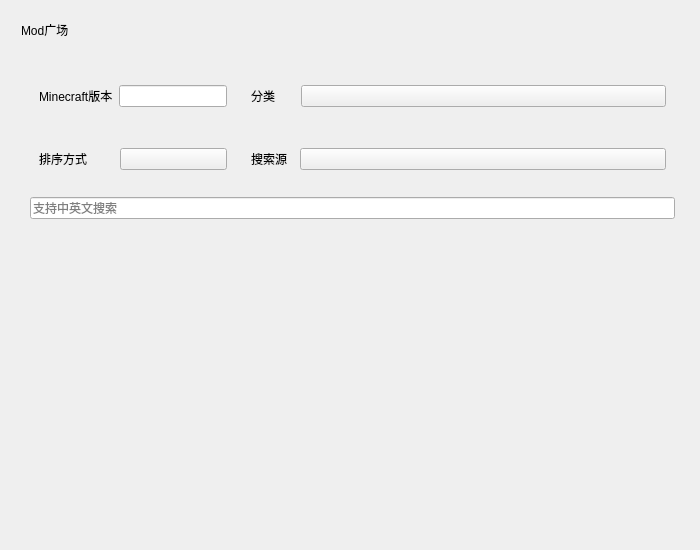
<?xml version="1.0" encoding="UTF-8"?>
<ui version="4.0">
 <class>curseforgePlazaPage</class>
 <widget class="QFrame" name="curseforgePlazaPage">
  <property name="geometry">
   <rect>
    <x>0</x>
    <y>0</y>
    <width>700</width>
    <height>550</height>
   </rect>
  </property>
  <property name="sizePolicy">
   <sizepolicy hsizetype="Expanding" vsizetype="Expanding">
    <horstretch>0</horstretch>
    <verstretch>0</verstretch>
   </sizepolicy>
  </property>
  <property name="windowTitle">
   <string/>
  </property>
  <layout class="QGridLayout" name="gridLayout">
   <item row="1" column="1" colspan="2">
    <widget class="TitleLabel" name="titleLabel">
     <property name="sizePolicy">
      <sizepolicy hsizetype="Fixed" vsizetype="Fixed">
       <horstretch>0</horstretch>
       <verstretch>0</verstretch>
      </sizepolicy>
     </property>
     <property name="text">
      <string>Mod广场</string>
     </property>
    </widget>
   </item>
   <item row="1" column="4" rowspan="4">
    <spacer name="rightSpacer">
     <property name="orientation">
      <enum>Qt::Horizontal</enum>
     </property>
     <property name="sizeType">
      <enum>QSizePolicy::Fixed</enum>
     </property>
     <property name="sizeHint" stdset="0">
      <size>
       <width>5</width>
       <height>20</height>
      </size>
     </property>
    </spacer>
   </item>
   <item row="1" column="0" rowspan="4">
    <spacer name="leftSpacer">
     <property name="orientation">
      <enum>Qt::Horizontal</enum>
     </property>
     <property name="sizeType">
      <enum>QSizePolicy::Fixed</enum>
     </property>
     <property name="sizeHint" stdset="0">
      <size>
       <width>10</width>
       <height>20</height>
      </size>
     </property>
    </spacer>
   </item>
   <item row="5" column="1" colspan="3">
    <spacer name="bottomSpacer">
     <property name="orientation">
      <enum>Qt::Vertical</enum>
     </property>
     <property name="sizeType">
      <enum>QSizePolicy::Fixed</enum>
     </property>
     <property name="sizeHint" stdset="0">
      <size>
       <width>20</width>
       <height>5</height>
      </size>
     </property>
    </spacer>
   </item>
   <item row="3" column="1" colspan="3">
    <widget class="SimpleCardWidget" name="searchWidget">
     <property name="sizePolicy">
      <sizepolicy hsizetype="Expanding" vsizetype="Fixed">
       <horstretch>0</horstretch>
       <verstretch>0</verstretch>
      </sizepolicy>
     </property>
     <property name="minimumSize">
      <size>
       <width>0</width>
       <height>180</height>
      </size>
     </property>
     <property name="maximumSize">
      <size>
       <width>16777215</width>
       <height>180</height>
      </size>
     </property>
     <layout class="QGridLayout" name="gridLayout_2">
      <item row="2" column="0" colspan="6">
       <widget class="QWidget" name="sortTypeWidget" native="true">
        <property name="sizePolicy">
         <sizepolicy hsizetype="Expanding" vsizetype="Minimum">
          <horstretch>0</horstretch>
          <verstretch>0</verstretch>
         </sizepolicy>
        </property>
        <property name="minimumSize">
         <size>
          <width>0</width>
          <height>50</height>
         </size>
        </property>
        <property name="maximumSize">
         <size>
          <width>16777215</width>
          <height>50</height>
         </size>
        </property>
        <layout class="QHBoxLayout" name="horizontalLayout_2">
         <item>
          <widget class="StrongBodyLabel" name="sortTypeTitle">
           <property name="sizePolicy">
            <sizepolicy hsizetype="Fixed" vsizetype="Fixed">
             <horstretch>0</horstretch>
             <verstretch>0</verstretch>
            </sizepolicy>
           </property>
           <property name="text">
            <string>排序方式        </string>
           </property>
          </widget>
         </item>
         <item>
          <widget class="ComboBox" name="sortTypeComboBox"/>
         </item>
        </layout>
       </widget>
      </item>
      <item row="1" column="0" colspan="6">
       <widget class="QWidget" name="mcVersionWidget" native="true">
        <property name="sizePolicy">
         <sizepolicy hsizetype="Expanding" vsizetype="Fixed">
          <horstretch>0</horstretch>
          <verstretch>0</verstretch>
         </sizepolicy>
        </property>
        <property name="minimumSize">
         <size>
          <width>0</width>
          <height>50</height>
         </size>
        </property>
        <property name="maximumSize">
         <size>
          <width>16777215</width>
          <height>50</height>
         </size>
        </property>
        <layout class="QHBoxLayout" name="horizontalLayout_3">
         <item>
          <widget class="StrongBodyLabel" name="mcVersionTitle">
           <property name="sizePolicy">
            <sizepolicy hsizetype="Fixed" vsizetype="Fixed">
             <horstretch>0</horstretch>
             <verstretch>0</verstretch>
            </sizepolicy>
           </property>
           <property name="text">
            <string>Minecraft版本</string>
           </property>
          </widget>
         </item>
         <item>
          <widget class="EditableComboBox" name="mcVersionComboBox"/>
         </item>
        </layout>
       </widget>
      </item>
      <item row="2" column="6">
       <widget class="QWidget" name="searchSrcWidget" native="true">
        <property name="sizePolicy">
         <sizepolicy hsizetype="Expanding" vsizetype="Minimum">
          <horstretch>0</horstretch>
          <verstretch>0</verstretch>
         </sizepolicy>
        </property>
        <property name="minimumSize">
         <size>
          <width>0</width>
          <height>50</height>
         </size>
        </property>
        <property name="maximumSize">
         <size>
          <width>16777215</width>
          <height>50</height>
         </size>
        </property>
        <layout class="QHBoxLayout" name="horizontalLayout_4">
         <item>
          <widget class="StrongBodyLabel" name="searchSrcTitle">
           <property name="sizePolicy">
            <sizepolicy hsizetype="Fixed" vsizetype="Fixed">
             <horstretch>0</horstretch>
             <verstretch>0</verstretch>
            </sizepolicy>
           </property>
           <property name="text">
            <string>搜索源  </string>
           </property>
          </widget>
         </item>
         <item>
          <widget class="ComboBox" name="searchSrcComboBox"/>
         </item>
        </layout>
       </widget>
      </item>
      <item row="1" column="6">
       <widget class="QWidget" name="modTypeWidget" native="true">
        <property name="sizePolicy">
         <sizepolicy hsizetype="Expanding" vsizetype="Fixed">
          <horstretch>0</horstretch>
          <verstretch>0</verstretch>
         </sizepolicy>
        </property>
        <property name="minimumSize">
         <size>
          <width>0</width>
          <height>50</height>
         </size>
        </property>
        <property name="maximumSize">
         <size>
          <width>16777215</width>
          <height>50</height>
         </size>
        </property>
        <layout class="QHBoxLayout" name="horizontalLayout">
         <item>
          <widget class="StrongBodyLabel" name="modTypeTitle">
           <property name="sizePolicy">
            <sizepolicy hsizetype="Fixed" vsizetype="Fixed">
             <horstretch>0</horstretch>
             <verstretch>0</verstretch>
            </sizepolicy>
           </property>
           <property name="text">
            <string>分类      </string>
           </property>
          </widget>
         </item>
         <item>
          <widget class="ComboBox" name="modTypeComboBox"/>
         </item>
        </layout>
       </widget>
      </item>
      <item row="4" column="0" colspan="7">
       <widget class="SearchLineEdit" name="SearchLineEdit">
        <property name="placeholderText">
         <string>支持中英文搜索</string>
        </property>
       </widget>
      </item>
     </layout>
    </widget>
   </item>
   <item row="0" column="1" colspan="3">
    <spacer name="topSpacer">
     <property name="orientation">
      <enum>Qt::Vertical</enum>
     </property>
     <property name="sizeType">
      <enum>QSizePolicy::Fixed</enum>
     </property>
     <property name="sizeHint" stdset="0">
      <size>
       <width>20</width>
       <height>10</height>
      </size>
     </property>
    </spacer>
   </item>
   <item row="2" column="1" colspan="3">
    <spacer name="verticalSpacer">
     <property name="orientation">
      <enum>Qt::Vertical</enum>
     </property>
     <property name="sizeType">
      <enum>QSizePolicy::Fixed</enum>
     </property>
     <property name="sizeHint" stdset="0">
      <size>
       <width>20</width>
       <height>10</height>
      </size>
     </property>
    </spacer>
   </item>
   <item row="4" column="1" colspan="3">
    <widget class="SmoothScrollArea" name="resultScrollArea">
     <property name="frameShape">
      <enum>QFrame::NoFrame</enum>
     </property>
     <property name="verticalScrollBarPolicy">
      <enum>Qt::ScrollBarAsNeeded</enum>
     </property>
     <property name="widgetResizable">
      <bool>true</bool>
     </property>
     <property name="alignment">
      <set>Qt::AlignLeading|Qt::AlignLeft|Qt::AlignTop</set>
     </property>
     <widget class="QWidget" name="resultScrollAreaWidgetContents">
      <property name="geometry">
       <rect>
        <x>0</x>
        <y>0</y>
        <width>655</width>
        <height>259</height>
       </rect>
      </property>
     </widget>
    </widget>
   </item>
  </layout>
 </widget>
 <customwidgets>
  <customwidget>
   <class>ComboBox</class>
   <extends>QPushButton</extends>
   <header>qfluentwidgets</header>
  </customwidget>
  <customwidget>
   <class>EditableComboBox</class>
   <extends>LineEdit</extends>
   <header>qfluentwidgets</header>
  </customwidget>
  <customwidget>
   <class>CardWidget</class>
   <extends>QFrame</extends>
   <header>qfluentwidgets</header>
   <container>1</container>
  </customwidget>
  <customwidget>
   <class>SimpleCardWidget</class>
   <extends>CardWidget</extends>
   <header>qfluentwidgets</header>
   <container>1</container>
  </customwidget>
  <customwidget>
   <class>SmoothScrollArea</class>
   <extends>QScrollArea</extends>
   <header>qfluentwidgets</header>
   <container>1</container>
  </customwidget>
  <customwidget>
   <class>StrongBodyLabel</class>
   <extends>QLabel</extends>
   <header>qfluentwidgets</header>
  </customwidget>
  <customwidget>
   <class>TitleLabel</class>
   <extends>QLabel</extends>
   <header>qfluentwidgets</header>
  </customwidget>
  <customwidget>
   <class>LineEdit</class>
   <extends>QLineEdit</extends>
   <header>qfluentwidgets</header>
  </customwidget>
  <customwidget>
   <class>SearchLineEdit</class>
   <extends>LineEdit</extends>
   <header>qfluentwidgets</header>
  </customwidget>
 </customwidgets>
 <resources/>
 <connections/>
</ui>
